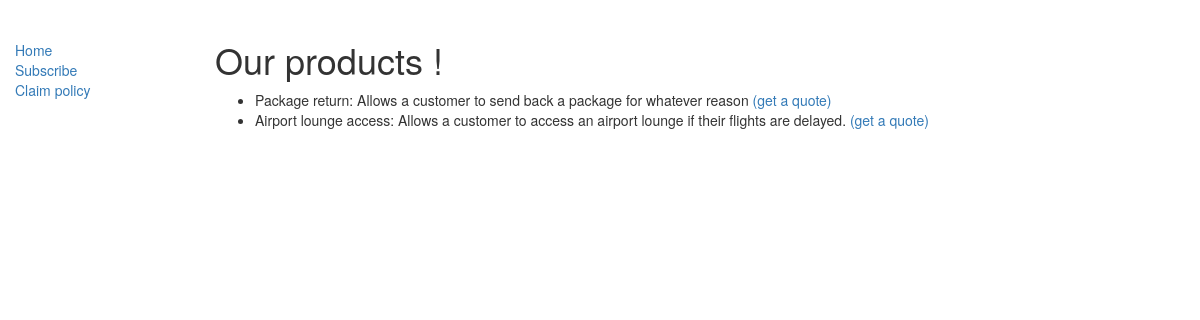
/poc/products/, run on the app's committed database.
### pocsite/models.py (models this page shows, shortened)
class Product(models.Model):
    product_name = models.CharField(max_length=30)
    product_description = models.TextField(help_text="A simple description of the product")
    is_published = models.BooleanField(default=True, verbose_name="Publish in catalog", help_text="Allow this product to be subscribed")
    base_price = models.DecimalField(max_digits=6, decimal_places=2, help_text="Price of the product")
    base_payout = models.DecimalField(max_digits=8, decimal_places=2, help_text="The amount to reimburse the customer if insurance is activated")

### pocsite/views.py (the view)
class ProductListView(generic.ListView):
    model = Product
    def get_queryset(self):
        return Product.objects.filter(is_published=True)

### pocsite/templates/pocsite/product_list.html
{% extends "base_generic.html" %}
{% block content %}
    <h1>Our products !</h1>
    {% if product_list %}
    <ul>
      {% for product in product_list %}
      <li>
        {{ product.product_name }}: {{ product.product_description }} <a href="{% url 'get_quote' product.id %}">(get a quote)</a>
      </li>
      {% endfor %}
    </ul>
    {% else %}
      <p>No products for now...</p>
    {% endif %}
{% endblock %}

### data on the page
Product: product_name "Package return", product_description "Allows a customer to send back a package for whatever reason"
Product: product_name "Airport lounge access", product_description "Allows a customer to access an airport lounge if their flights are delayed."
